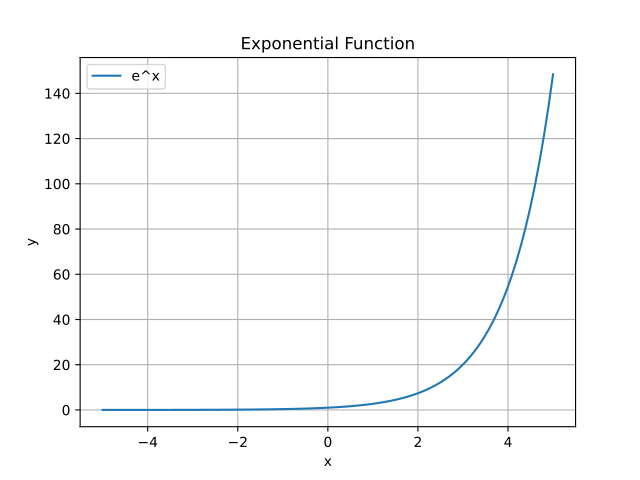

Write the Python code that produced this figure.

import matplotlib.pyplot as plt # type: ignore
import numpy as np

# Generate x values from -5 to 5
x = np.linspace(-5, 5, 100)

# Calculate y values (e^x)
y = np.exp(x)

# Create the plot
plt.plot(x, y, label='e^x')

# Customize the plot
plt.xlabel('x')
plt.ylabel('y')
plt.title('Exponential Function')
plt.grid(True)
plt.legend()
plt.savefig("graph.pdf")

# Display the plot
plt.show()
